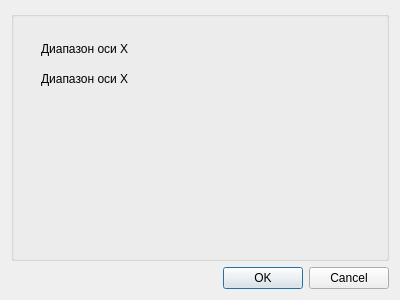
<?xml version="1.0" encoding="UTF-8"?>
<ui version="4.0">
 <class>SvChartSettingsDialog</class>
 <widget class="QDialog" name="SvChartSettingsDialog">
  <property name="geometry">
   <rect>
    <x>0</x>
    <y>0</y>
    <width>400</width>
    <height>300</height>
   </rect>
  </property>
  <property name="windowTitle">
   <string>Dialog</string>
  </property>
  <layout class="QVBoxLayout" name="verticalLayout">
   <item>
    <widget class="QGroupBox" name="groupBox">
     <property name="title">
      <string/>
     </property>
     <widget class="QLabel" name="label">
      <property name="geometry">
       <rect>
        <x>30</x>
        <y>30</y>
        <width>211</width>
        <height>16</height>
       </rect>
      </property>
      <property name="text">
       <string>Диапазон оси X</string>
      </property>
     </widget>
     <widget class="QLabel" name="label_2">
      <property name="geometry">
       <rect>
        <x>30</x>
        <y>60</y>
        <width>211</width>
        <height>16</height>
       </rect>
      </property>
      <property name="text">
       <string>Диапазон оси X</string>
      </property>
     </widget>
    </widget>
   </item>
   <item>
    <widget class="QDialogButtonBox" name="buttonBox">
     <property name="orientation">
      <enum>Qt::Horizontal</enum>
     </property>
     <property name="standardButtons">
      <set>QDialogButtonBox::Cancel|QDialogButtonBox::Ok</set>
     </property>
    </widget>
   </item>
  </layout>
 </widget>
 <resources/>
 <connections>
  <connection>
   <sender>buttonBox</sender>
   <signal>accepted()</signal>
   <receiver>SvChartSettingsDialog</receiver>
   <slot>accept()</slot>
   <hints>
    <hint type="sourcelabel">
     <x>248</x>
     <y>254</y>
    </hint>
    <hint type="destinationlabel">
     <x>157</x>
     <y>274</y>
    </hint>
   </hints>
  </connection>
  <connection>
   <sender>buttonBox</sender>
   <signal>rejected()</signal>
   <receiver>SvChartSettingsDialog</receiver>
   <slot>reject()</slot>
   <hints>
    <hint type="sourcelabel">
     <x>316</x>
     <y>260</y>
    </hint>
    <hint type="destinationlabel">
     <x>286</x>
     <y>274</y>
    </hint>
   </hints>
  </connection>
 </connections>
</ui>
